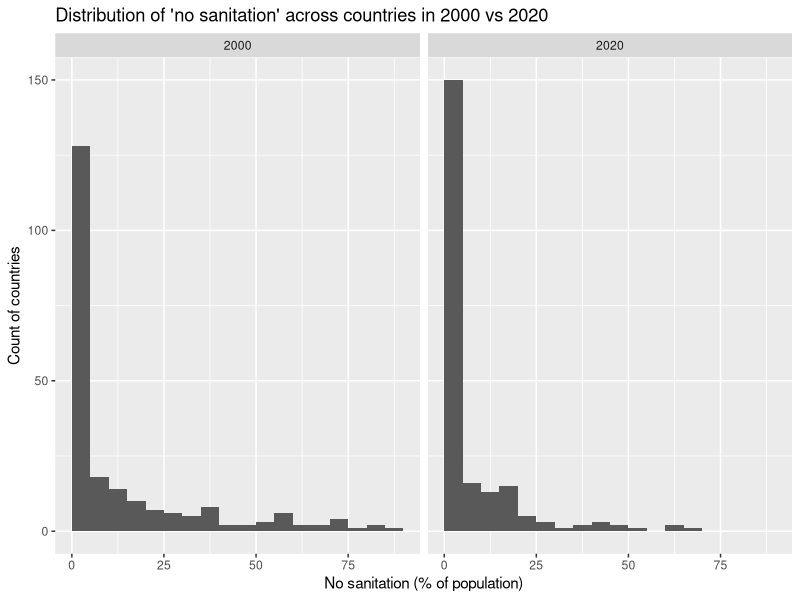
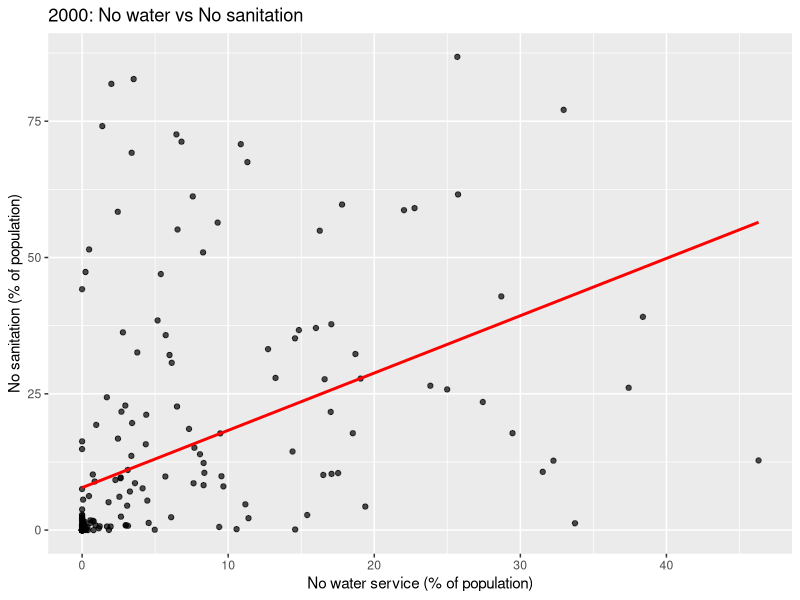

These charts were generated, in order, by the following R code:
## ---- chunk 1
library(tidyverse)
wat_san <- read_csv("data/water-and-sanitation.csv")
## ---- chunk 2
nrow(wat_san)
## ---- chunk 3
wat_san %>% 
  filter(Entity != "World", Year %in% c(2000, 2020)) %>% 
  ggplot(aes(x = sanitation_none)) +
  geom_histogram(binwidth = 5, boundary = 0, closed = "left") +
  facet_wrap(~ Year) +
  labs(x = "No sanitation (% of population)", y = "Count of countries",
       title = "Distribution of 'no sanitation' across countries in 2000 vs 2020")
## ---- chunk 4
wat_san %>% 
  filter(Year == 2000, Entity != "World") %>% 
  arrange(desc(sanitation_none)) %>% 
  select(Entity, sanitation_none, water_none) %>% 
  slice_head(n = 10)
## ---- chunk 5
wat_san %>% 
  filter(Year == 2000, Entity != "World") %>% 
  ggplot(aes(x = water_none, y = sanitation_none)) +
  geom_point(alpha = 0.7) +
  geom_smooth(method = "lm", se = FALSE, color = "red") +
  labs(x = "No water service (% of population)", 
       y = "No sanitation (% of population)",
       title = "2000: No water vs No sanitation")
## ---- chunk 6

## ---- chunk 7
  
## ---- chunk 8

